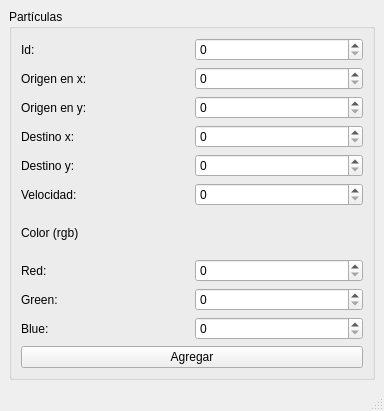
<?xml version="1.0" encoding="UTF-8"?>
<ui version="4.0">
 <class>MainWindow</class>
 <widget class="QMainWindow" name="MainWindow">
  <property name="geometry">
   <rect>
    <x>0</x>
    <y>0</y>
    <width>384</width>
    <height>411</height>
   </rect>
  </property>
  <property name="windowTitle">
   <string>MainWindow</string>
  </property>
  <widget class="QWidget" name="centralwidget">
   <layout class="QGridLayout" name="gridLayout_2">
    <item row="0" column="1">
     <widget class="QGroupBox" name="groupBox">
      <property name="title">
       <string>Partículas</string>
      </property>
      <layout class="QGridLayout" name="gridLayout">
       <item row="0" column="0">
        <widget class="QLabel" name="label">
         <property name="text">
          <string>Id:</string>
         </property>
        </widget>
       </item>
       <item row="2" column="1">
        <widget class="QSpinBox" name="spinBox_6">
         <property name="maximum">
          <number>500</number>
         </property>
        </widget>
       </item>
       <item row="16" column="0" colspan="2">
        <widget class="QPushButton" name="pushButton">
         <property name="text">
          <string>Agregar</string>
         </property>
        </widget>
       </item>
       <item row="13" column="1">
        <widget class="QSpinBox" name="spinBox_8">
         <property name="maximum">
          <number>500</number>
         </property>
        </widget>
       </item>
       <item row="7" column="0">
        <widget class="QLabel" name="label_5">
         <property name="text">
          <string>Destino y:</string>
         </property>
        </widget>
       </item>
       <item row="4" column="0">
        <widget class="QLabel" name="label_3">
         <property name="text">
          <string>Origen en y: </string>
         </property>
        </widget>
       </item>
       <item row="15" column="1">
        <widget class="QSpinBox" name="spinBox_9">
         <property name="maximum">
          <number>500</number>
         </property>
        </widget>
       </item>
       <item row="8" column="1">
        <widget class="QSpinBox" name="spinBox_4">
         <property name="layoutDirection">
          <enum>Qt::LeftToRight</enum>
         </property>
         <property name="wrapping">
          <bool>false</bool>
         </property>
         <property name="minimum">
          <number>0</number>
         </property>
         <property name="maximum">
          <number>99999</number>
         </property>
        </widget>
       </item>
       <item row="9" column="0">
        <widget class="QLabel" name="label_7">
         <property name="text">
          <string>Color (rgb)</string>
         </property>
        </widget>
       </item>
       <item row="12" column="1">
        <widget class="QSpinBox" name="spinBox_7">
         <property name="maximum">
          <number>500</number>
         </property>
        </widget>
       </item>
       <item row="8" column="0">
        <widget class="QLabel" name="label_6">
         <property name="text">
          <string>Velocidad: </string>
         </property>
        </widget>
       </item>
       <item row="2" column="0">
        <widget class="QLabel" name="label_2">
         <property name="text">
          <string>Origen en x: </string>
         </property>
        </widget>
       </item>
       <item row="6" column="0">
        <widget class="QLabel" name="label_4">
         <property name="text">
          <string>Destino x:</string>
         </property>
        </widget>
       </item>
       <item row="15" column="0">
        <widget class="QLabel" name="label_10">
         <property name="text">
          <string>Blue:</string>
         </property>
        </widget>
       </item>
       <item row="4" column="1">
        <widget class="QSpinBox" name="spinBox_2">
         <property name="maximum">
          <number>500</number>
         </property>
        </widget>
       </item>
       <item row="7" column="1">
        <widget class="QSpinBox" name="spinBox_3">
         <property name="maximum">
          <number>500</number>
         </property>
        </widget>
       </item>
       <item row="12" column="0">
        <widget class="QLabel" name="label_8">
         <property name="text">
          <string>Red: </string>
         </property>
        </widget>
       </item>
       <item row="13" column="0">
        <widget class="QLabel" name="label_9">
         <property name="text">
          <string>Green:</string>
         </property>
        </widget>
       </item>
       <item row="6" column="1">
        <widget class="QSpinBox" name="spinBox_5">
         <property name="maximum">
          <number>500</number>
         </property>
        </widget>
       </item>
       <item row="0" column="1">
        <widget class="QSpinBox" name="spinBox">
         <property name="maximum">
          <number>99999</number>
         </property>
        </widget>
       </item>
      </layout>
     </widget>
    </item>
   </layout>
  </widget>
  <widget class="QMenuBar" name="menubar">
   <property name="geometry">
    <rect>
     <x>0</x>
     <y>0</y>
     <width>384</width>
     <height>21</height>
    </rect>
   </property>
  </widget>
  <widget class="QStatusBar" name="statusbar"/>
 </widget>
 <resources/>
 <connections/>
</ui>
